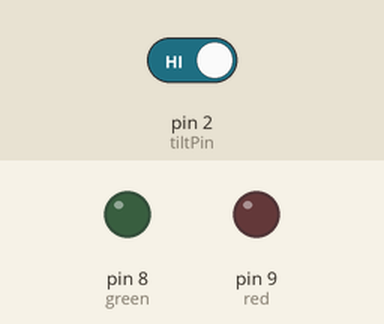
Recording of a sketch running on a simulated Arduino Uno, built with avr-gcc and run on an emulated ATmega328P. Parts: output pins drawn as LEDs (lit = HIGH). The test bench sets the inputs (shaded band); at power-on: pin 2 (tiltPin) HIGH. What the sketch prints to the serial monitor is not drawn.

Above: at 1.2 s.
1.3 s: pin 2 (tiltPin) driven LOW
At 2.5 s:
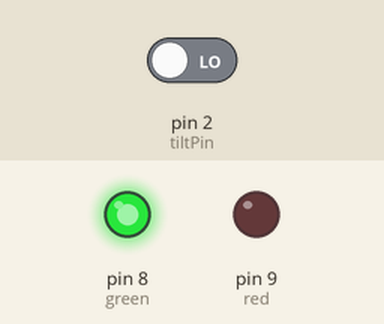
2.8 s: pin 2 (tiltPin) driven HIGH
At 3.7 s:
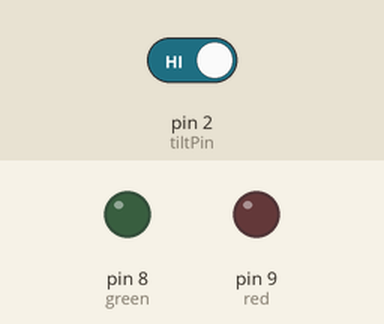
Timing chart, 0 to 5.8 s (numbered marks = the images above; inputs shaded):
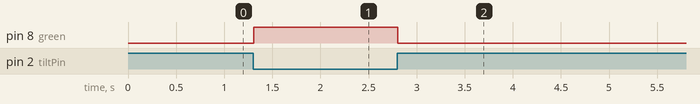

The sketch:

tiltShift.ino
```cpp
int tiltPin = 2;
int tiltVal;
int green = 8;
int red = 9;

void setup() {
  // put your setup code here, to run once:
  pinMode(tiltPin,INPUT);
  pinMode(red,OUTPUT);
  pinMode(green,OUTPUT);
  digitalWrite(tiltPin,HIGH);
  Serial.begin(9600);
}

void loop() {
  // put your main code here, to run repeatedly:
  tiltVal = digitalRead(tiltPin);
  Serial.println(tiltVal);
  if(tiltVal == 0){
    digitalWrite(green,HIGH);
    digitalWrite(red,LOW);
  }
  else{
    digitalWrite(green,LOW);
    digitalWrite(red,LOW);
  }
}
```

Measured:
- after the input at 1.3 s, pin 8 (green): LOW → HIGH at once
- after the input at 2.8 s, pin 8 (green): HIGH → LOW at once
